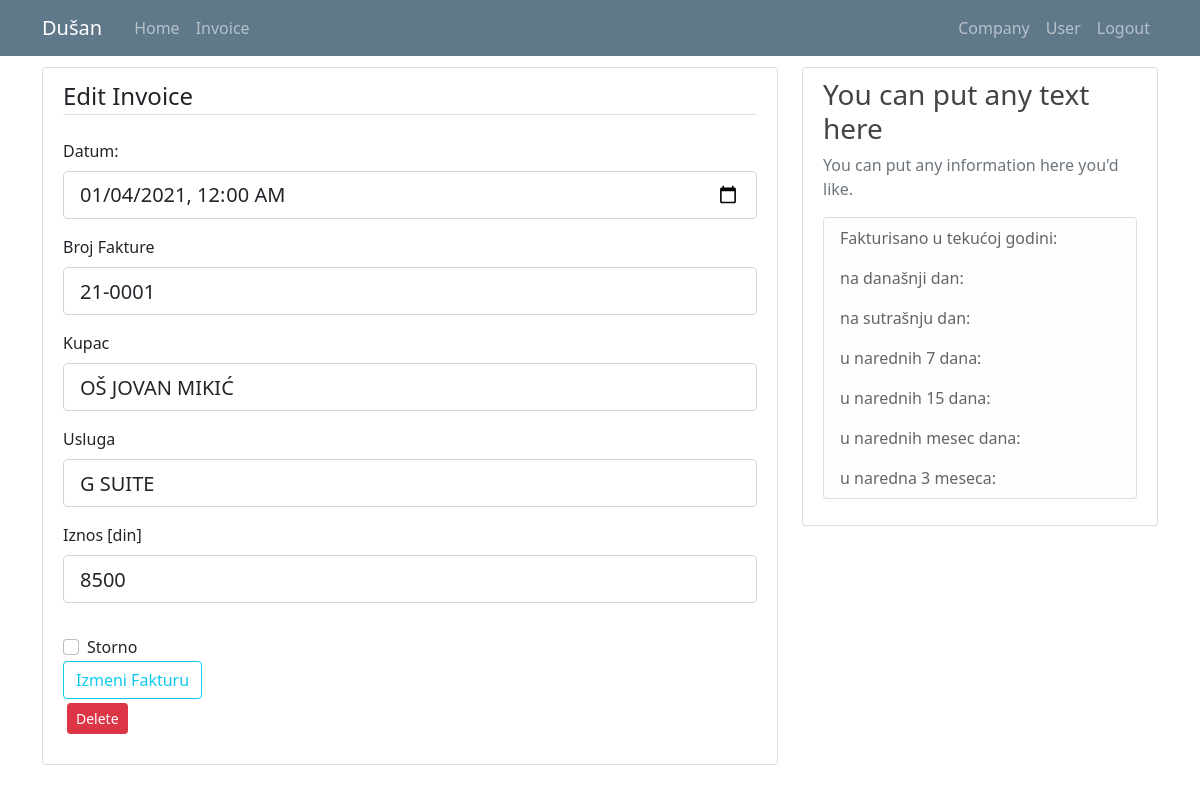
Page /invoice/1 (signed in) on the earlier database version.
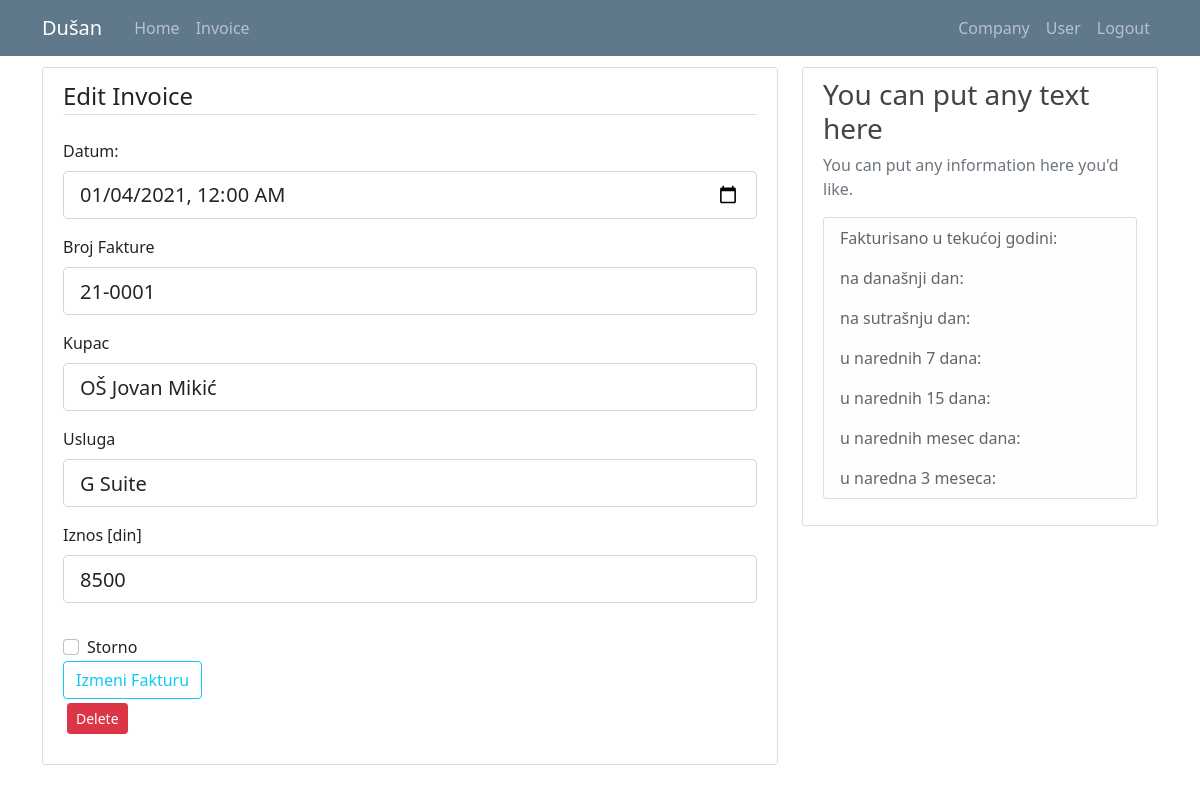
Same page on the later database version.
### kpo/models.py (models this page shows, shortened)
class User(db.Model, UserMixin):
    id = db.Column(db.Integer, primary_key=True)
    email = db.Column(db.String(120), unique=True, nullable=False)
    password = db.Column(db.String(60), nullable = False)
    name = db.Column(db.String(20), unique=False, nullable=False)
    surname = db.Column(db.String(20), unique=False, nullable=False)
    workplace = db.Column(db.String(20), unique=False, nullable=False)
    authorization = db.Column(db.String(20), nullable = False) # ovde treba da budu tipovi korisnika: S_admin, C_admin, C_user
    gender = db.Column(db.String(1)) #(0, "srednji"), (1, "muški"), (2, "ženski")
    company_id = db.Column(db.Integer, db.ForeignKey('company.id'), nullable=True)
    invoices = db.relationship('Invoice', backref='invoice_user', lazy=True)

class Invoice(db.Model):
    id = db.Column(db.Integer, primary_key=True)
    date = db.Column(db.DateTime, nullable=False)
    invoice_number = db.Column(db.String(7), nullable=False)
    customer = db.Column(db.String(70), nullable=False)
    service = db.Column(db.String(70), nullable=True) #usluga
    amount = db.Column(db.Integer, nullable=False)
    company_id = db.Column(db.Integer, db.ForeignKey('company.id'), nullable=True)
    user_id = db.Column(db.Integer, db.ForeignKey('user.id'), nullable=True)
    cancelled = db.Column(db.Boolean(), default=False, nullable=False)

### kpo/invoices/routes.py (the view)
@invoices.route("/invoice/<int:invoice_id>", methods=['GET', 'POST'])
def invoice_profile(invoice_id): #ovo je funkcija za editovanje vozila
    invoice = Invoice.query.get_or_404(invoice_id)
    print(f'{invoice.date=}')
    if not current_user.is_authenticated:
        flash('You have to be logged in to access this page', 'danger')
        return redirect(url_for('users.login'))
    elif current_user.authorization != 's_admin' and current_user.authorization != 'c_admin':
        abort(403)
    elif current_user.authorization == 'c_admin':
        if current_user.user_company.id != invoice.invoice_company.id:
            abort(403)
    print(Company.query.filter_by(id=invoice.company_id).first().id)
    form = UpdateInvoiceForm()
    if form.validate_on_submit():
        invoice.date = form.date.data
        invoice.invoice_number = form.invoice_number.data
        invoice.customer = form.customer.data.upper()
        invoice.service = form.service.data.upper()
        invoice.amount = form.amount.data
        if current_user.authorization == 'c_admin':
            invoice.company_id = int(current_user.company_id)
            invoice.user_id = int(current_user.id)
        elif current_user.authorization == 's_admin':
            invoice.company_id = form.company_id.data
            invoice.user_id = form.user_id.data
        invoice.cancelled = form.cancelled.data
        db.session.commit()
        flash(f'Invoice {form.invoice_number.data} was updated', 'success')
        return redirect(url_for('invoices.invoice_list'))
    elif request.method == 'GET':
        print(f'{invoice.cancelled=}')
        form.date.data = invoice.date
        form.invoice_number.data = invoice.invoice_number
        form.customer.data = invoice.customer
        form.service.data = invoice.service
        form.amount.data = invoice.amount
        form.company_id.choices = [(c.id, c.companyname) for c in db.session.query(Company.id,Company.companyname).order_by('companyname').all()]
        form.company_id.data = str(invoice.company_id)
        form.user_id.choices = [(u.id, u.name + " " + u.surname) for u in db.session.query(User.id,User.name,User.surname).order_by('name').all()]
        form.user_id.data = str(invoice.user_id)
        form.cancelled.data = invoice.cancelled
    return render_template('invoice.html', title="Edit Invoice", invoice=invoice, form=form, legend='Edit Invoice')

### kpo/invoices/forms.py (shortened to what this page needs)
class UpdateInvoiceForm(FlaskForm):
    date = DateTimeField('Datum: ', format='%Y-%m-%dT%H:%M', validators=[DataRequired()])
    invoice_number = StringField('Broj Fakture', validators=[DataRequired(), Length(min=7, max=7)])
    customer = StringField('Kupac', validators=[DataRequired(), Length(min=2, max=50)])
    service = StringField('Usluga', validators=[Length(min=0, max=50)])
    amount = IntegerField('Iznos [din]', validators=[DataRequired()])
    company_id = SelectField('Company ID', choices=[(c.id, c.companyname) for c in db.session.query(Company.id,Company.companyname).order_by('companyname').all()])
    user_id = SelectField('User ID', choices=[(u.id, u.name + " " + u.surname) for u in db.session.query(User.id,User.name,User.surname).order_by('name').all()]) #Company.query.all()  vs  [(1, 'Helios'),(2, 'Metalac')]
    cancelled = BooleanField('Storno')
    submit = SubmitField('Izmeni Fakturu')

### kpo/models.py (called while the page is built)
@login_manager.user_loader
def load_user(user_id):
    return User.query.get(int(user_id))

### kpo/templates/invoice.html (shortened to what this page needs)
{% extends "layout.html" %}
{% block content %}
<div class="content-section">
    <form method="POST" action="">
        <fieldset class="form-group">
            <legend class="border-bottom mb-4">Edit Invoice</legend>
            <div class="form-group">
                {{ form.date.label(class="form-control-label") }}
                {% if form.date.errors %}
                    {{ form.date(class="form-control form-control-lg is-invalid") }}
                    <div class="invalid-feedback">
                        {% for error in form.date.errors %}
                            <span>{{ error }}</span>
                        {% endfor %}
                    </div>
                {% else %}
                    {{ form.date(class="form-control form-control-lg", type="datetime-local") }}
                {% endif %}
            </div>
            <div class="form-group">
                {{ form.invoice_number.label(class="form-control-label") }}
                {% if form.invoice_number.errors %}
                    {{ form.invoice_number(class="form-control form-control-lg is-invalid") }}
                    <div class="invalid-feedback">
                        {% for error in form.invoice_number.errors %}
                            <span>{{ error }}</span>
                        {% endfor %}
                    </div>
                {% else %}
                    {{ form.invoice_number(class="form-control form-control-lg") }}
                {% endif %}
            </div>
            <div class="form-group">
                {{ form.customer.label(class="form-control-label") }}
                {% if form.customer.errors %}
                    {{ form.customer(class="form-control form-control-lg is-invalid") }}
                    <div class="invalid-feedback">
                        {% for error in form.customer.errors %}
                            <span>{{ error }}</span>
                        {% endfor %}
                    </div>
                {% else %}
                    {{ form.customer(class="form-control form-control-lg") }}
                {% endif %}
            </div>
            <div class="form-group">
                {{ form.service.label(class="form-control-label") }}
                {% if form.service.errors %}
                    {{ form.service(class="form-control form-control-lg is-invalid") }}
                    <div class="invalid-feedback">
                        {% for error in form.service.errors %}
                            <span>{{ error }}</span>
                        {% endfor %}
                    </div>
                {% else %}
                    {{ form.service(class="form-control form-control-lg") }}
                {% endif %}
            </div>
            <div class="form-group">
                {{ form.amount.label(class="form-control-label") }}
                {% if form.amount.errors %}
                    {{ form.amount(class="form-control form-control-lg is-invalid") }}
                    <div class="invalid-feedback">
                        {% for error in form.amount.errors %}
                            <span>{{ error }}</span>
                        {% endfor %}
                    </div>
                {% else %}
                    {{ form.amount(class="form-control form-control-lg") }}
                {% endif %}
            </div>
        </fieldset>
        <div class="form-check">
          {{ form.cancelled(class="form-check-input") }}
          {{ form.cancelled.label(class="form-check-label") }}
        </div>
        <div class="form-group">
        {{ form.submit(class="btn btn-outline-info") }}
        {% if current_user.authorization == 's_admin' or current_user.authorization == 'c_admin' %}
          <div>
            <button type="button" class="btn btn-danger btn-sm m-1" data-toggle="modal" data-target="#DeleteModal">Delete</button>
          </div>
        {% endif %}
        </div>
  </form>
</div>
{% endblock content%}

### kpo/templates/layout.html (shortened to what this page needs)
<!doctype html>
<html lang="en">
  <head>
    <link rel="stylesheet" href="https://cdn.jsdelivr.net/npm/bootstrap@4.3.1/dist/css/bootstrap.min.css">
    <link rel="stylesheet" type="text/css" href="{{ url_for('static', filename='main.css') }}">
    <link href="https://cdn.jsdelivr.net/npm/bootstrap@5.0.1/dist/css/bootstrap.min.css" rel="stylesheet">
    <link rel="stylesheet" type="text/css" href="https://cdn.datatables.net/1.10.25/css/dataTables.bootstrap5.css">
  </head>
  <body>
    <header class="site-header">
      <nav class="navbar navbar-expand-md navbar-dark bg-steel fixed-top">
        <div class="container">
          <a class="navbar-brand mr-4" href="/">{{ current_user.name }}</a>
          <div class="collapse navbar-collapse" id="navbarToggle">
            <div class="navbar-nav mr-auto">
              {% if current_user.is_authenticated %}
                <a class="nav-item nav-link" href="{{ url_for('main.home') }}">Home</a>
                <a class="nav-item nav-link" href="{{ url_for('invoices.invoice_list') }}">Invoice</a>
              {% else %}
                <a class="nav-item nav-link" href="{{ url_for('main.home') }}">Home</a>
                <a class="nav-item nav-link" href="{{ url_for('main.about') }}">About</a>
              {% endif %}
            </div>
            <div class="navbar-nav">
              {% if current_user.is_authenticated %}
                {% if current_user.authorization == 's_admin' %}
                  <a class="nav-item nav-link" href="{{ url_for('companys.company_list') }}">Company</a>
                  <a class="nav-item nav-link" href="{{ url_for('users.user_list') }}">User</a>
                  <a class="nav-item nav-link" href="{{ url_for('users.logout') }}">Logout</a>
                {% elif current_user.authorization == 'c_admin'%}
                  <a class="nav-item nav-link" href="{{ url_for('companys.company_list') }}">Company</a>
                  <a class="nav-item nav-link" href="{{ url_for('users.user_list') }}">User</a>
                  <a class="nav-item nav-link" href="{{ url_for('users.logout') }}">Logout</a>
                {% else %}
                  <a class="nav-item nav-link" href="{{ url_for('users.user_list') }}">User</a>
                  <a class="nav-item nav-link" href="{{ url_for('users.logout') }}">Logout</a>
                {% endif %}
              {% else %}
                <a class="nav-item nav-link" href="{{ url_for('users.login') }}">Login</a>
              {% endif %}
            </div>
          </div>
        </div>
      </nav>
    </header>
    <main role="main" class="container">
      <div class="row">
        <div class="col-md-8">
          {% block content %}{% endblock %}
        </div>
        <div class="col-md-4">
          <div class="content-section">
            <h3>You can put any text here</h3>
            <p class='text-muted'>You can put any information here you'd like.
              <ul class="list-group">
                <li class="list-group-item list-group-item-light">Fakturisano u tekućoj godini: </li>
                <li class="list-group-item list-group-item-light">na današnji dan: </li>
                <li class="list-group-item list-group-item-light">na sutrašnju dan: </li>
                <li class="list-group-item list-group-item-light">u narednih 7 dana: </li>
                <li class="list-group-item list-group-item-light">u narednih 15 dana: </li>
                <li class="list-group-item list-group-item-light">u narednih mesec dana: </li>
                <li class="list-group-item list-group-item-light">u naredna 3 meseca: </li>
              </ul>
            </p>
          </div>
        </div>
      </div>
    </main>
  </body>
</html>

### kpo/static/main.css (style rules this page uses)
body { background: #fafafa; color: #333333; margin-top: 5rem; }
h1, h2, h3, h4, h5, h6 { color: #444444; }
.bg-steel { background-color: #5f788a; }
.site-header .navbar-nav .nav-link { color: #cbd5db; }
.content-section { background: #ffffff; padding: 10px 20px; border: 1px solid #dddddd; border-radius: 3px; margin-bottom: 20px; }

Differences in the rows shown:
changed Invoice: customer "OŠ JOVAN MIKIĆ" → "OŠ Jovan Mikić"; service "G SUITE" → "G Suite"
